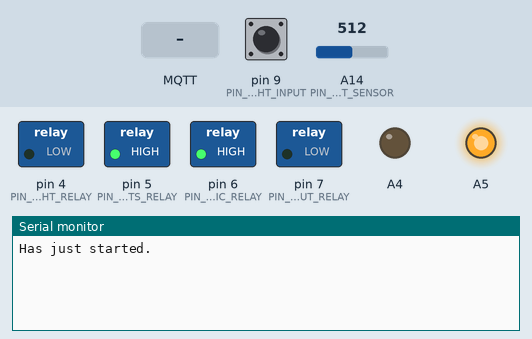
Simulated run of this sketch. Board: Arduino Mega 2560, built with avr-gcc and run on an emulated ATmega2560. Parts: switched loads named in the sketch (green lamp = pin HIGH), output pins drawn as LEDs (lit = HIGH), the last lines printed to the serial monitor. The inputs (shaded band) are chosen by the test bench; at power-on: pin 9 (PIN_LIGHT_INPUT) HIGH, A14 (PIN_CURRENT_SENSOR) = 512. WiFi joins after 1.5 s; servers stay silent unless stated; no MQTT or app messages arrive unless stated.

Above: at 3.7 s.
3.8 s: pin 9 (PIN_LIGHT_INPUT) pulled LOW for 0.15 s
At 5.1 s:
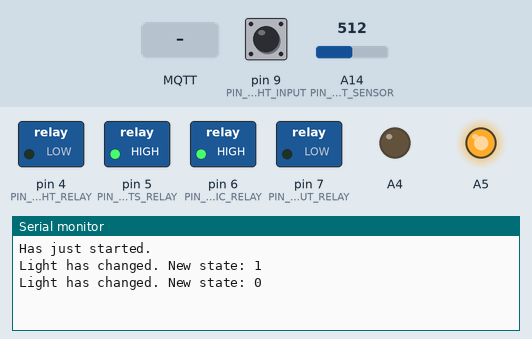
5.4 s: MQTT message "1" arrives on the first subscribed topic
At 5.8 s:
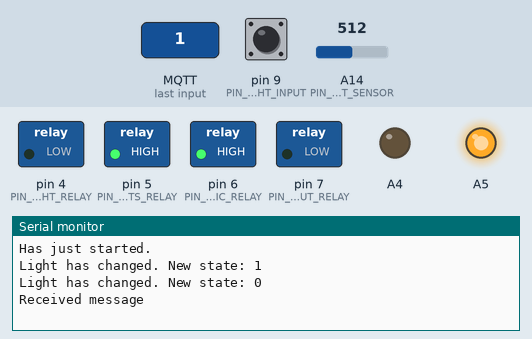

The sketch:

ittre-garageMQTT.ino
```cpp
/**
 * This node is supposed to be connected via an W5100 ethernet board.
 *
 * Outputs :
 *   - Light in the garage "overheadlight"
 *   - Boiler parents "boilerparents"
 *   - Boiler Aymeric "boileraymeric"
 * Inputs :
 *   - Current sensor on garage door "garagedoormovement"
 *   - Switch to control lights "lightswitch"
 */

#include <SPI.h>
#include "Ethernet.h"
#include <PubSubClient.h>


/**
 * A4 = GND
 * A5 = 5V
 */
#define PIN_LIGHT_RELAY 4
#define PIN_LIGHT_INPUT 9 // Pin used to detect the switch state
#define PIN_LIGHT_TOGGLE_MILLIS 25  //Time the relay has to be kept up for the light to actually change
#define PIN_BOILER_PARENTS_RELAY 5
#define PIN_BOILER_AYMERIC_RELAY 6
#define PIN_LIGHT_OUT_RELAY 7
#define RELAY_ON 1  // GPIO value to write to turn on attached relay
#define RELAY_OFF 0 // GPIO value to write to turn off attached relay
#define PIN_CURRENT_SENSOR 14
#define CURRENT_SENSOR_THRES 8
#define CURRENT_SENSOR_SMOOTHING_NBR_READINGS 1000
#define LIGHT_CHANGE_DEBOUNCE_MILLIS 50
#define CURRENT_SENSOR_DEBOUNCE_MILLIS 21000 //Should be slightly longer than the time it takes to open or close the door

byte mac[] = {0xDE, 0xAA, 0xAA, 0x01, 0x00, 0x00};
IPAddress ip = (192, 168, 1, 50);
IPAddress MQTTserver(192, 168, 1, 150);

bool lastLightState = !digitalRead(PIN_LIGHT_RELAY);
unsigned long lastLightChange = 0;
unsigned long lastCurrentSensorDetected = 0;
unsigned long lastLightToggleStart = 0;
EthernetClient ethClient;
PubSubClient client(ethClient);
unsigned long MQTTLastReconnectAttempt = 0;
unsigned long actualMesure = 0;
unsigned int nbrMesures = 0;

void setup() {
  pinMode(PIN_LIGHT_RELAY, OUTPUT);
  pinMode(PIN_LIGHT_OUT_RELAY, OUTPUT);
  pinMode(PIN_BOILER_PARENTS_RELAY, OUTPUT);
  pinMode(PIN_BOILER_AYMERIC_RELAY, OUTPUT);
  pinMode(PIN_LIGHT_INPUT, INPUT_PULLUP);
  pinMode(PIN_CURRENT_SENSOR, INPUT);


  pinMode(A4, OUTPUT);
  pinMode(A5, OUTPUT);
  digitalWrite(A4, LOW);
  digitalWrite(A5, HIGH);

  setRelay(PIN_LIGHT_RELAY, false);
  setRelay(PIN_LIGHT_OUT_RELAY, true);
  setRelay(PIN_BOILER_PARENTS_RELAY, true);
  setRelay(PIN_BOILER_AYMERIC_RELAY, true);
  lastLightState = digitalRead(PIN_LIGHT_INPUT);

  Serial.begin(115200);
  Serial.println("Has just started.");

  // start the Ethernet connection:
  if (Ethernet.begin(mac) == 0) {
    Serial.println("Failed to configure Ethernet using DHCP. Falling back to static IP.");
    // try to congifure using IP address instead of DHCP:
    Ethernet.begin(mac, ip);
  }

  //Setting MQTT up
  client.setServer(MQTTserver, 1883);
  client.setCallback(MQTTMessageReceived);

  // give the Ethernet shield a second to initialize:
  delay(1000);
}

void loop() {
  manageMQTTConnexion();
  manageActualLightChange();
  manageCurrentSensor();
  manageLightOutputToggle();
}

void manageLightOutputToggle() {
  if (millis() - lastLightToggleStart > PIN_LIGHT_TOGGLE_MILLIS) {
    digitalWrite(PIN_LIGHT_RELAY, false);
  }
}

void setRelay(byte pin, bool state) {
  if (pin == PIN_LIGHT_RELAY) {
    toggleLight(state);
  }
  else if (pin == PIN_BOILER_PARENTS_RELAY) {
    digitalWrite(PIN_BOILER_PARENTS_RELAY, state ? RELAY_ON : RELAY_OFF);
    client.publish("/jarvis/out/state/rez/garage/BoilerParents", getTruthValueFromBool(state));
  }
  else if (pin == PIN_BOILER_AYMERIC_RELAY) {
    digitalWrite(PIN_BOILER_AYMERIC_RELAY, state ? RELAY_ON : RELAY_OFF);
    client.publish("/jarvis/out/state/rez/garage/BoilerAymeric", getTruthValueFromBool(state));
  }
  else if (pin == PIN_LIGHT_OUT_RELAY) {
    digitalWrite(PIN_LIGHT_OUT_RELAY, state ? !RELAY_ON : !RELAY_OFF);
    client.publish("/jarvis/out/state/rez/garage/ParkingLight", getTruthValueFromBool(state));
  }
  else {
    Serial.println("Wrong pin for setRelay");
  }
}

const char* getTruthValueFromBool (bool input) {
  return input ? "ON" : "OFF";
}

void manageCurrentSensor() {
  if (currentSensorTriggered() && millis() - lastCurrentSensorDetected > CURRENT_SENSOR_DEBOUNCE_MILLIS) {
    lastCurrentSensorDetected = millis();
    client.publish("/jarvis/out/state/rez/garage/GarageDoorMovement","MVMT");
  }
}

bool currentSensorTriggered() {
  if (nbrMesures > CURRENT_SENSOR_SMOOTHING_NBR_READINGS) {
    int val = actualMesure/nbrMesures;
    actualMesure = 0;
    nbrMesures = 0;
    return val > CURRENT_SENSOR_THRES;
  }
  else {
    actualMesure += abs((int)analogRead(PIN_CURRENT_SENSOR) - (int)511);
    nbrMesures++;
    return false;
  }
}

bool hasActualLightChanged() {
  bool currentSwitchState = digitalRead(PIN_LIGHT_INPUT);
  if (millis() - lastLightChange > LIGHT_CHANGE_DEBOUNCE_MILLIS && lastLightState != currentSwitchState) {
    lastLightState = currentSwitchState;
    lastLightChange = millis();
    Serial.print("Light has changed. New state: ");
    Serial.println(!currentSwitchState);
    //digitalWrite(PIN_LIGHT_RELAY, false); //We can stop the toggle operation
    return true;
  }
  else {
    return false;
  }
}

void manageActualLightChange() {
  if (hasActualLightChanged()) {
    client.publish("/jarvis/out/state/rez/garage/OverheadLight", lastLightState ? "OFF" : "ON");
  }
}

void toggleLight(bool newState) {
  if ((digitalRead(PIN_LIGHT_INPUT) == 0) xor newState) {
    Serial.println("Turning relay on.");
    digitalWrite(PIN_LIGHT_RELAY, true);
    lastLightToggleStart = millis();
  }
}

void MQTTMessageReceived(char* topic, byte* payload, unsigned int length) {
  Serial.println("Received message");
  if(strcmp(topic, "/jarvis/in/command/rez/garage/OverheadLight") == 0)
    setRelay(PIN_LIGHT_RELAY, getTruthValue(payload));
  else if(strcmp(topic, "/jarvis/in/command/rez/garage/ParkingLight") == 0)
    setRelay(PIN_LIGHT_OUT_RELAY, getTruthValue(payload));
  else if(strcmp(topic, "/jarvis/in/command/rez/garage/BoilerParents") == 0)
    setRelay(PIN_BOILER_PARENTS_RELAY, getTruthValue(payload));
  else if(strcmp(topic, "/jarvis/in/command/rez/garage/BoilerAymeric") == 0)
    setRelay(PIN_BOILER_AYMERIC_RELAY, getTruthValue(payload));
}

//If unclear, defaults to false
bool getTruthValue(byte* string) {
  if (string[0] == '1') {
	  return true;
  }
  else {
	  return false;
  }
}

void manageMQTTConnexion() {
  if (!client.connected()) {
    long now = millis();
    if (now - MQTTLastReconnectAttempt > 5000) {
      MQTTLastReconnectAttempt = now;
      // Attempt to reconnect
      if (reconnect()) {
        MQTTLastReconnectAttempt = 0;
      }
    }
  } else {
    // We are still connected
    client.loop();
  }
}

boolean reconnect() {
  if (client.connect("rez-Garage")) {
    // Once connected, publish an announcement
    client.publish("/jarvis/out/state/rez/garage","New connection");
    // ... and (re)subscribe
    client.subscribe("/jarvis/in/command/rez/garage/#");
  }
  return client.connected();
}
```

Measured:
- after the input at 3.8 s, the serial monitor: prints a new line at once (image 1)
- after the input at 5.4 s, the serial monitor: prints a new line at once (image 2)
